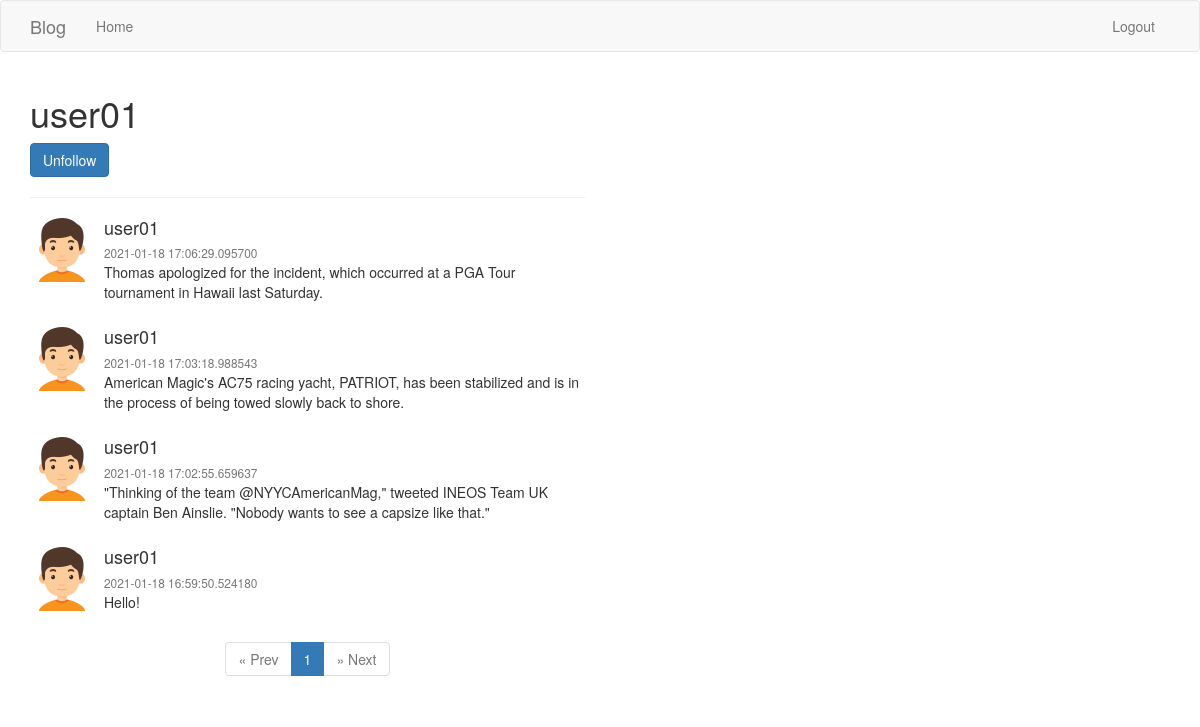
/user_page/user01 (signed in), run on the app's committed database.
### app/models.py (models this page shows, shortened)
class User(db.Model, UserMixin):
    id = db.Column(db.Integer, primary_key=True)
    username = db.Column(db.String(20), unique=True, nullable=False)
    password = db.Column(db.String(20), nullable=False)
    email = db.Column(db.String(120), unique=True, nullable=False)
    avatar_img = db.Column(db.String(120), default='/static/assets/default_avatar.png', nullable=False)
    posts = db.relationship('Post', backref=db.backref('author', lazy=True))
    followed = db.relationship(
        'User', secondary=followers,
        primaryjoin=(followers.c.follower_id == id),
        secondaryjoin=(followers.c.followed_id == id),
        backref=db.backref('followers', lazy=True),
        lazy=True
    )
    def is_following(self, user):
        return self.followed.count(user) > 0

class Post(db.Model):
        id = db.Column(db.Integer, primary_key=True)
        body = db.Column(db.String(140), nullable=False)
        timestamp = db.Column(db.DateTime, default=datetime.utcnow)
        user_id = db.Column(db.Integer, db.ForeignKey('user.id'), nullable=False)

### app/routes.py (the view)
@app.route('/user_page/<username>')
@login_required
def user_page(username):
    user = User.query.filter_by(username=username).first()
    if user:
        page = request.args.get('page', 1, type=int)
        posts = Post.query.filter_by(user_id=user.id).order_by(Post.timestamp.desc()).paginate(page, 5, False)
        return render_template('user_page.html', user=user, posts=posts)
    else:
        return '404'

### app/models.py (called while the page is built)
@login.user_loader
def load_user(user_id):
    return User.query.filter_by(id=user_id).first()

### app/templates/user_page.html
{% extends "base.html" %}
{% block blog_content %}
    <div class="row">
        <div class="col-md-6">
            <h1>{{ user.username }}</h1>
            {% if current_user == user %}
                <a href="{{ url_for('edit_profile') }}" class="btn btn-primary" role="button">Edit Profile</a>
            {% else %}
                {% if current_user.is_following(user) %}
                    <a href="{{ url_for('unfollow', username=user.username) }}" class="btn btn-primary" role="button">Unfollow</a>
                {% else %}
                    <a href="{{ url_for('follow', username=user.username) }}" class="btn btn-primary" role="button">Follow</a>
                {% endif %}
            {% endif %}
            <hr>
            {% include 'post_content.html' %}
        </div>
    </div>
{% endblock %}

### app/templates/post_content.html
{% for post in posts.items %}
    <div class="media">
        <div class="media-left">
            <a href="{{ url_for('user_page', username=post.author.username) }}">
            <img class="media-object" src="{{ post.author.avatar_img }}" alt="avatar" width="64px" >
            </a>
        </div>
        <div class="media-body">
            <h4 class="media-heading">{{ post.author.username }}</h4>
            <small class="text-muted">{{ post.timestamp }}</small>
            <p>{{ post.body }}</p>
        </div>
    </div>
{% endfor %}
<nav aria-label="Page navigation">
    <center>
        <ul class="pagination">
            <li class="{% if not posts.has_prev %}disabled{% endif %}">
                <a href="{{ url_for('index', page=posts.prev_num) }}" aria-label="Previous">
                    <span aria-hidden="true">&laquo; Prev</span>
                </a>
            </li>
            {% for i in posts.iter_pages(left_edge=2, left_current=1, right_current=2, right_edge=2) %}
                {% if i %}
                    <li class="{% if i==posts.page %}active{% endif %}"><a href="{{ url_for('index', page=i) }}">{{ i }}</a></li>
                {% else %}
                    <li class="disabled"><a href="#">...</a></li>
                {% endif %}
            {% endfor %}
            <li class="{% if not posts.has_next %}disabled{% endif %}">
                <a href="{{ url_for('index', page=posts.next_num) }}" aria-label="Next">
                    <span aria-hidden="true">&raquo; Next</span>
                </a>
            </li>
        </ul>
    </center>
</nav>

### data on the page
User: username "user01"
Post: author.avatar_img (placeholder picture), author.username "user01", timestamp "2021-01-18 17:06:29.095700", body "Thomas apologized for the incident, which occurred at a PGA Tour tournament in Hawaii last Saturday."
Post: author.avatar_img (placeholder picture), author.username "user01", timestamp "2021-01-18 17:03:18.988543", body "American Magic's AC75 racing yacht, PATRIOT, has been stabilized and is in the process of being towed slowly back to shore."
Post: author.avatar_img (placeholder picture), author.username "user01", timestamp "2021-01-18 17:02:55.659637", body "\"Thinking of the team @NYYCAmericanMag,\" tweeted INEOS Team UK captain Ben Ainslie. \"Nobody wants to see a capsize like that.\""
Post: author.avatar_img (placeholder picture), author.username "user01", timestamp "2021-01-18 16:59:50.524180", body "Hello!"

### other printed values
{{ i }} "1"
